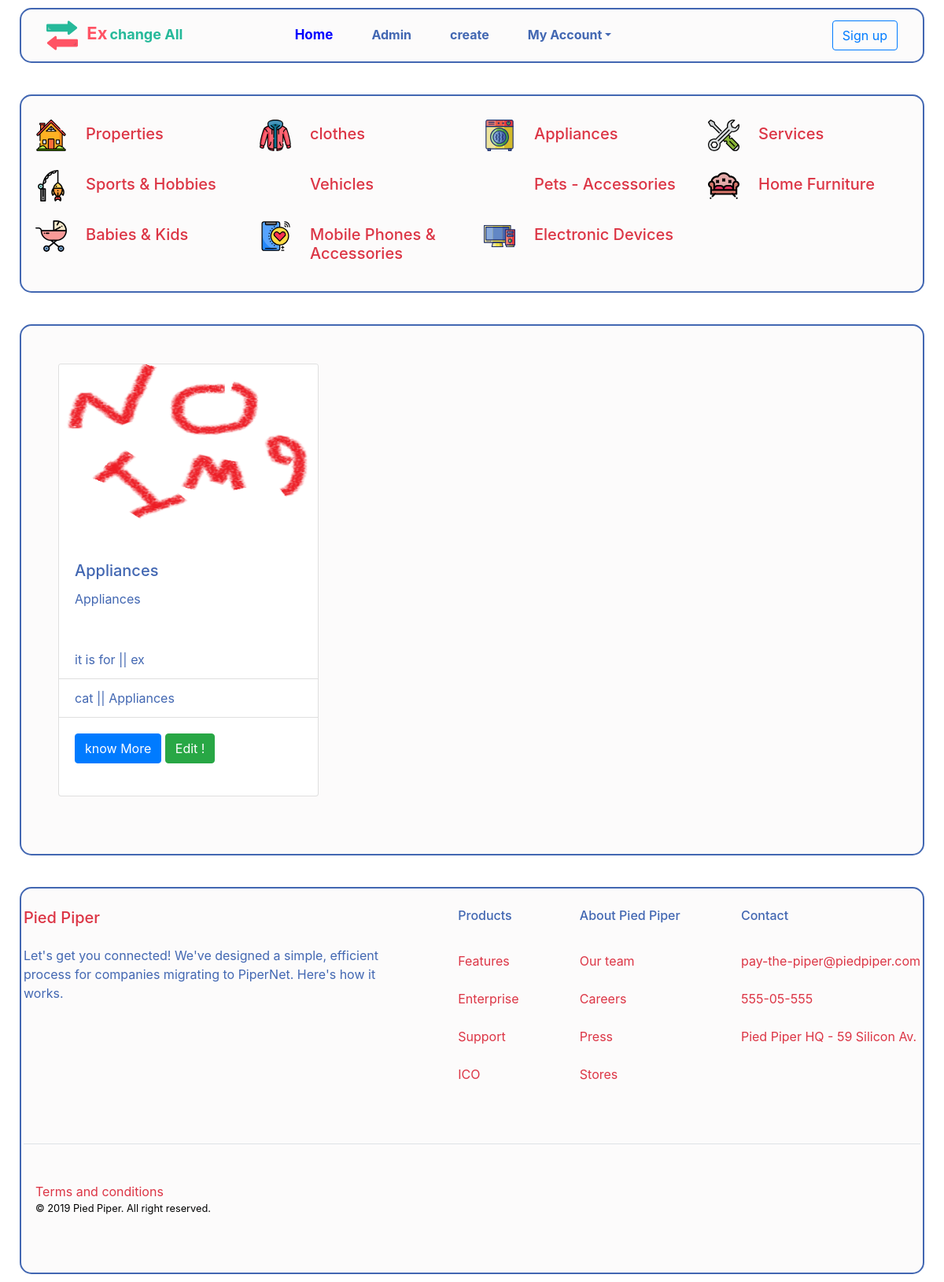
The app's page /search/main/Appliances/113, older data.
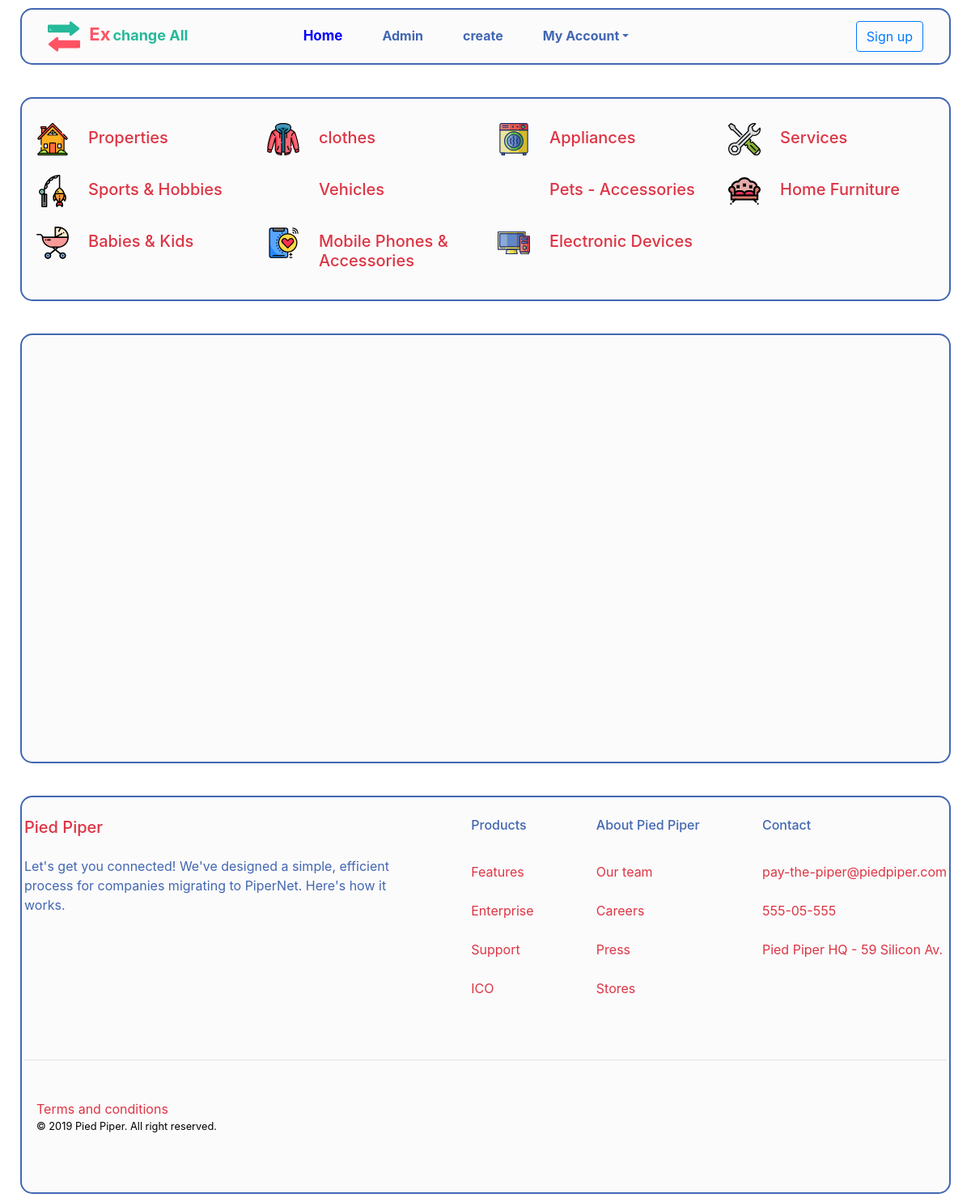
The same page, newer data.
### ads/models.py (models this page shows, shortened)
class ads(models.Model):
    options =(
    ("ex", "ex"),
    ("Sale", "Sale"),
    ("free", "free"),
)
    user = models.ForeignKey(User, blank=True , null=True, on_delete=models.CASCADE)
    title =models.CharField(max_length=80)
    description = models.TextField(max_length=500,default='')
    main=models.ForeignKey ( 'catugry',related_name='ad_main',
                            limit_choices_to={'main__isnull':True ,
                             'sub__isnull':True ,
                             'end__isnull':True }
                               , on_delete=models.CASCADE,blank=True,null=True, verbose_name='Main Category')
    sub=models.ForeignKey ( 'catugry' ,related_name='ad_sub',
                            limit_choices_to={'sub__isnull':True ,
                                'main__isnull':False ,
                                 'end__isnull':True }
                                ,on_delete=models.CASCADE,blank=True,null=True, verbose_name='Under Surface Category')
    end=models.ForeignKey ( 'catugry' , related_name='ad_end',
                                limit_choices_to={'sub__isnull':False ,
                                                  'main__isnull':False ,
                                                  'end__isnull':True }
                                ,on_delete=models.CASCADE,blank=True,null=True, verbose_name='Deep Category')
    last=models.ForeignKey ( 'catugry' , related_name='ad_last',
                                limit_choices_to={'sub__isnull':False ,
                                                  'main__isnull':False ,
                                                  'end__isnull':False}
                                ,on_delete=models.CASCADE,blank=True,null=True, verbose_name='Last Category')
    create_date = models.DateTimeField(default=timezone.now)
    active = models.BooleanField(default=True)
    view =models.IntegerField(default=0)
    ad_option = models.CharField(max_length=4, choices=options , default='ex')
    img=models.ImageField(upload_to='post_img2/' , default="img/defu.png")
    name_of_who=models.CharField(max_length=15 , null=True,blank=True)
    adress=models.CharField(max_length=80 , null=True,blank=True)
    mobile =models.PositiveSmallIntegerField( default=1114796307 , null=True,blank=True,)
    email=models.EmailField(default="ahmed_mag22@yahoo.com" , null=True,blank=True)
    class Meta:
        ordering = ['-create_date']

class catugry(models.Model):
    name=models.CharField ( max_length=40 , default='')
    main=models.ForeignKey ( 'self', related_name='re_main' ,
                            limit_choices_to={'main__isnull':True ,
                             'sub__isnull':True ,
                             'end__isnull':True }
                               , on_delete=models.CASCADE,blank=True,null=True)
    sub=models.ForeignKey ( 'self' , related_name='re_sub',
                            limit_choices_to={'sub__isnull':True ,
                                'main__isnull':False ,
                                 'end__isnull':True }
                                ,on_delete=models.CASCADE,blank=True,null=True)
    end=models.ForeignKey ( 'self' , related_name='re_end',
                                limit_choices_to={'sub__isnull':False ,
                                                  'main__isnull':False,
                                                  'end__isnull':True }
                                ,on_delete=models.CASCADE,blank=True,null=True)
    class Meta:
        verbose_name = "catugry"
        verbose_name_plural = "catugry"
    def __str__(self):
        return str(self.name)

### search/views.py (the view)
# urls.py: url(r'^main/Appliances/(?P<main_id_>\d+)$', views.by_main_Appliances , name='by_main_Appliances'),
def by_main_Appliances(request , main_id_):
    main_id_=main_id_
    main_catugry_q=ads.objects.filter(main_id=main_id_).order_by('-create_date')
    context = {
        'main_catugry_q' : main_catugry_q ,
    }
    return render(request, 'by_main_Appliances.html',context)

### search/templates/by_main_Appliances.html
{% extends 'base_ads.html' %}
{% block main_search %}
{% load static %}
<section id="con" class="py-3 my-product-detils">
    <div class="container">
        <div class="row">
            {% for ad in main_catugry_q %}
            <div class="col-lg-4 col-md-4 col-sm-6 col-xs-12 my-card-respon ">
                <div class="card my-card">
                    <img src="{{ad.img.url}}" class="card-img-top my-card-img" alt="...">
                    <div class="card-body">
                        <h5 class="card-title">{{ad.title}}</h5>
                        <p class="card-text">{{ad.description}}</p>
                    </div>
                    <ul class="list-group list-group-flush">
                        <li class="list-group-item">it is for || {{ ad.ad_option }}</li>
                        <li class="list-group-item">cat || {{ ad.main }}</li>
                    </ul>
                    <div class="card-body">
                        <a class="btn btn-primary" href="{% url 'ads:ads_detail' ad.id  %}#con"  role="button">know More</a>
                        <a class="btn btn-success" href="{% url 'ads:edit_ads' ad.id %}" role="button">Edit !</a>
                    </div>
                </div>
            </div>
            {% endfor %}
        </div>
    </div>
</section>
{% endblock main_search %}

Row changes from the older to the newer data that the page shows:
removed ads: img (picture), title "Appliances", description "Appliances", ad_option "ex", main "Appliances"
